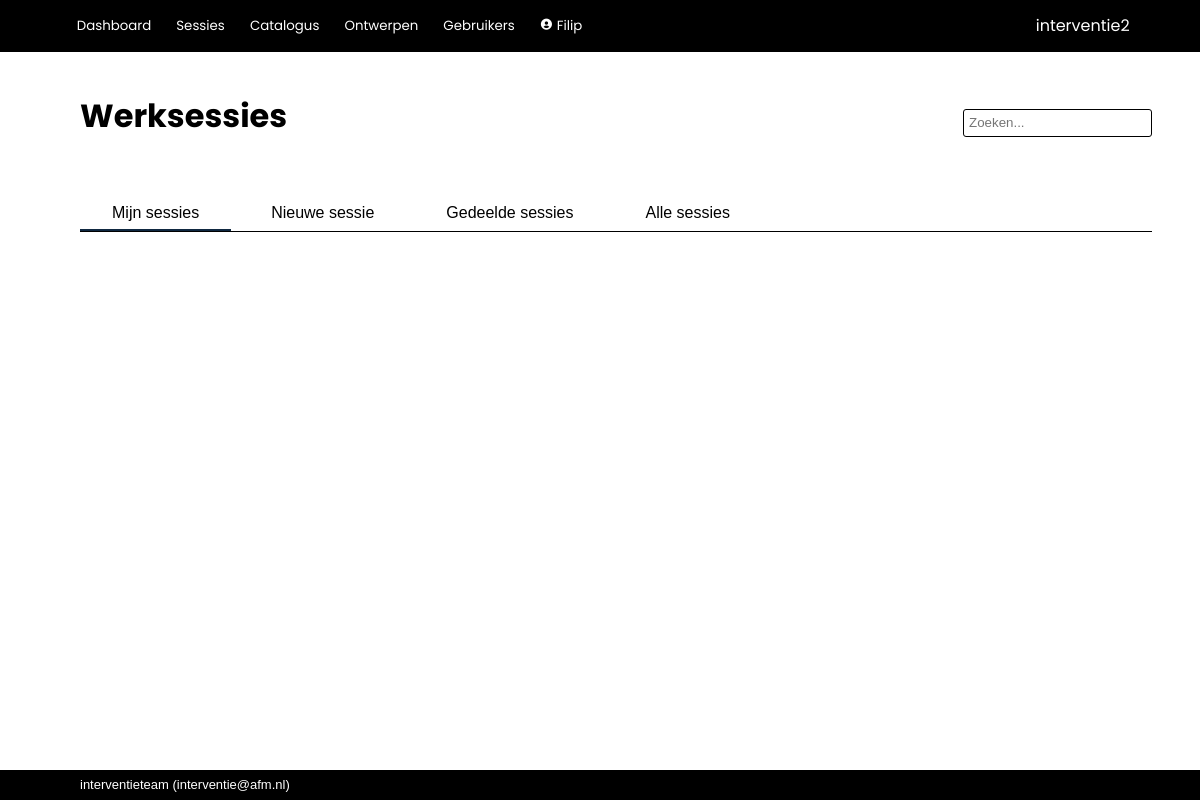
/worksessions (signed in), run on an earlier commit of the app's database.
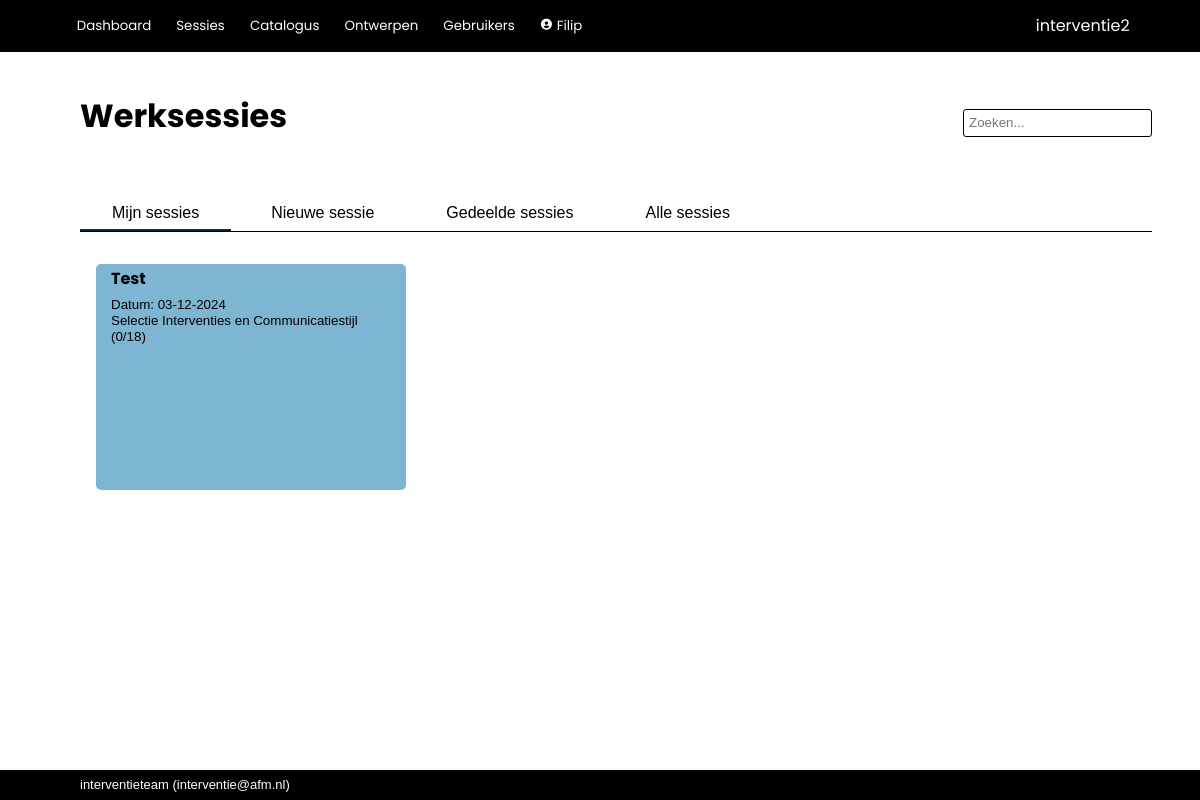
And on a later commit of the database.
### interventie2/models.py (models this page shows, shortened)
class User(db.Model, UserMixin):
    __tablename__ = 'users'
    id            = db.Column(db.Integer, primary_key=True)
    name          = db.Column(db.String(80), nullable=False, unique=True)
    password      = db.Column(db.String(200), nullable=False)
    role_id       = db.Column(db.Integer, db.ForeignKey('roles.id'), nullable=False, default=4) #references roles.id
    description   = db.Column(db.String(2000), nullable=False, default="")
    email         = db.Column(db.String(254))
    link          = db.Column(db.String(1000))
    active        = db.Column(db.Boolean, nullable=False, default=True)
    date_created  = db.Column(db.DateTime(timezone=True), server_default=func.now())
    last_seen     = db.Column(db.DateTime(timezone=True), server_default=func.now())
    role = relationship('Role')
    messages = relationship('Message', back_populates='recipient', foreign_keys="Message.recipient_id", cascade='all, delete-orphan')
    messages_sent = relationship('Message', back_populates='sender', foreign_keys="Message.sender_id")
    worksession = relationship('Worksession', back_populates='creator')
    plan = relationship('Plan', back_populates='creator')
    allowed_worksessions = relationship('Worksession', secondary='worksession_access', back_populates='allowed_users')
    owned_instruments = relationship('Instrument', back_populates='owner')
    def unread_messages(self):
        return sum(1 for message in self.messages if (message.unread) and (message.deliver_after.date() <= date.today()))
    def unread_message_alert(self):
        return self.unread_messages() > 0

class Worksession(db.Model):
    __tablename__ = 'worksessions'
    id            = db.Column(db.Integer, primary_key=True)
    name          = db.Column(db.String(100), nullable=False)
    date_modified = db.Column(db.DateTime(timezone=True), server_default=func.now())
    parent_id     = db.Column(db.Integer, db.ForeignKey('worksessions.id'))
    child_description = db.Column(db.String(2000), nullable=False, default="")
    participants  = db.Column(db.String(500), nullable=False, default="")
    date          = db.Column(db.DateTime(timezone=True))
    project_number= db.Column(db.String(100))
    description   = db.Column(db.String(2000), nullable=False, default="")
    effect        = db.Column(db.String(2000), nullable=False, default="")
    link_to_page  = db.Column(db.String(1000), nullable=False, default="")
    show_instruments = db.Column(db.Boolean, default=True)
    mark_top_instruments = db.Column(db.Integer, nullable=False, default=1)
    show_rest_instruments = db.Column(db.Boolean, default=False)
    show_tags     = db.Column(db.Boolean, default=True)
    presenter_mode_zoom = db.Column(db.Numeric(3,2), nullable=False, default=1.25)
    presenter_mode_color_title = db.Column(db.String(7))
    presenter_mode_text_color_title = db.Column(db.String(7))
    presenter_mode_color_nav = db.Column(db.String(7))
    presenter_mode_text_color = db.Column(db.String(7))
    presenter_mode_text_color_nav = db.Column(db.String(7))
    presenter_mode_color_coll = db.Column(db.String(7))
    presenter_mode_text_color_coll = db.Column(db.String(7))
    presenter_mode_color_highlight = db.Column(db.String(7))
    presenter_mode_text_color_highlight = db.Column(db.String(7))
    presenter_mode_text_color_heading = db.Column(db.String(7))
    presenter_mode_background_color1 = db.Column(db.String(7))
    presenter_mode_background_color2 = db.Column(db.String(7))
    archived      = db.Column(db.Boolean, default=False)
    question_set_id = db.Column(db.Integer, db.ForeignKey('question_sets.id'))
    process_id    = db.Column(db.Integer, db.ForeignKey('processes.id'), nullable=False, default=1)
    enable_voting = db.Column(db.Boolean, default=False)
    voting_key    = db.Column(db.String(6), nullable=False, default=generate_secret_key(6))
    creator_id    = db.Column(db.Integer, db.ForeignKey('users.id'))
    secret_key    = db.Column(db.String(20), nullable=False, default=generate_secret_key())
    parent = relationship('Worksession', remote_side=[id], backref='children')
    creator = relationship('User', back_populates='worksession')
    allowed_users = relationship('User', secondary='worksession_access', back_populates='allowed_worksessions')
    answers = relationship('Answer', back_populates='worksession', cascade='all, delete-orphan')
    votes = relationship('Votes', back_populates='worksession', cascade='all, delete-orphan')
    question_set = relationship('QuestionSet')
    process = relationship('Process')
    plan = relationship('Plan', back_populates='worksession', cascade='all, delete-orphan')
    def completion(self, perc=False, raw=False, dec=0):
        given_answers = 0
        for a in self.answers:
            if a.completed():
                given_answers += 1
        if perc:
            return f'{round((given_answers/(1.0*self.question_set.size()))*100,dec)}%'
        if raw:
            return given_answers/(1.0*self.question_set.size())
        return f'{given_answers}/{self.question_set.size()}'

class QuestionSet(db.Model):
    __tablename__ = 'question_sets'
    id            = db.Column(db.Integer, primary_key=True)
    name          = db.Column(db.String(500), nullable=False)
    description   = db.Column(db.String(2000), nullable=False, default="")
    owner_id      = db.Column(db.Integer, db.ForeignKey('users.id'), nullable=False) #references users.id
    date_created  = db.Column(db.DateTime(timezone=True), server_default=func.now())
    date_modified = db.Column(db.DateTime(timezone=True), server_default=func.now())
    default_process_id = db.Column(db.Integer, db.ForeignKey('processes.id'), nullable=False, default=1)
    default_instruments_visible = db.Column(db.Boolean, nullable=False, default=True)
    default_tags_visible = db.Column(db.Boolean, nullable=False, default=False)
    default_allow_weights = db.Column(db.Boolean, nullable=False, default=False)
    color         = db.Column(db.String(7))
    text_color    = db.Column(db.String(7))
    forbidden_tags = relationship('Tag', secondary='question_set_forbidden_tags')
    mandatory_tags = relationship('Tag', secondary='question_set_mandatory_tags')
    owner = relationship('User')
    default_process = relationship('Process')
    questions = relationship('Question', cascade='all, delete-orphan')
    worksessions = relationship('Worksession', back_populates='question_set', cascade='all, delete-orphan')
    def size(self):
        s = 0
        for question in self.questions:
            if not question.is_category:
                s += 1
        return s

class Question(db.Model):
    __tablename__ = 'questions'
    id            = db.Column(db.Integer, primary_key=True)
    name          = db.Column(db.String(500), nullable=False)
    description   = db.Column(db.String(2000), nullable=False, default="")
    question_set_id = db.Column(db.Integer, db.ForeignKey('question_sets.id'))  #references question_sets.id
    allow_motivation = db.Column(db.Boolean, nullable=False, default=True)
    allow_choice  = db.Column(db.Boolean, nullable=False, default=True)
    allow_multiselect = db.Column(db.Boolean, nullable=False, default=False)
    allow_weight  = db.Column(db.Boolean, nullable=False, default=False)
    order         = db.Column(db.Integer, nullable=False, default=100)
    required_active_tags = relationship('Tag', secondary='question_required_tags')
    options = relationship('Option', cascade='all, delete-orphan')
    question_set = relationship('QuestionSet', back_populates='questions')
    @hybrid_property
    def is_category(self):
        return (not(self.allow_motivation or self.allow_choice))

### interventie2/main/routes.py (the view)
@main.route('/worksessions', methods=['GET', 'POST'])
@login_required
def worksessions():
	worksessions = Worksession.query.order_by(Worksession.date)
	question_sets =  QuestionSet.query.order_by(QuestionSet.name)
	return render_template('main/worksessions.html',
						worksessions=worksessions,
						question_sets=question_sets,)

### interventie2/models.py (called while the page is built)
@login_manager.user_loader
def load_user(user_id):
    return User.query.get(user_id)

### interventie2/main/templates/main/worksessions.html (shortened to what this page needs)
{% extends 'base.html' %}
{% block page_title %}
Werksessies
{% endblock %}
{% block tabs %}
    <button class="tablinks" onclick="switch_tab(event, 'ws_owned')" id="defaultOpen">Mijn sessies</button>
    <button class="tablinks" onclick="switch_tab(event, 'ws_new')" id="defaultOpen">Nieuwe sessie</button>
    <button class="tablinks" onclick="switch_tab(event, 'ws_shared')">Gedeelde sessies</button>
    <button class="tablinks" onclick="switch_tab(event, 'ws_all')">Alle sessies</button>
{% endblock %}
{% block body %}
<div id="ws_owned" class="tabcontent">
    <div class="card_area">
        {% for worksession in worksessions | selectattr('parent', 'none') %}
            {% if worksession.archived == false %}
                {% if current_user in worksession.allowed_users or current_user.role.see_all_worksessions %}
                    {% if current_user == worksession.creator %}
                    <a href="{{url_for('main.show_worksession', worksession_id=worksession.id)}}">
                        <div class="card" style="background-color:{{ worksession.question_set.color }}; color:{{ worksession.question_set.text_color }}">
                            <div class="card_title">
                                {{ worksession.name}}
                            </div>
                            <div class="card_info">
                                <p>Datum: {{ worksession.date.strftime('%d-%m-%Y') }}</p>
                                <p>{{ worksession.question_set.name }} ({{ worksession.completion() }})</p>
                            </div>
                            <div class="card_description">
                            </div>
                        </div>
                    </a>
                    {% endif %}
                {% endif %}
            {% endif %}
        {% endfor %}
    </div>
</div>
{% endblock %}

### interventie2/templates/base.html (shortened to what this page needs)
<!DOCTYPE html>
<html lang="en">
    <head>
        <link rel="stylesheet" href="{{ url_for('static', filename='css/styles.css')}}">
        <link href="https://unpkg.com/boxicons@2.1.2/css/boxicons.min.css" rel="stylesheet">
    </head>
    <body>
        {% import 'jinja_macros.html' as macro %}
        <header>
            <div class="logo">{{ config['APP_NAME'] }}</div>
            <div class="modes">
                {% if current_user.is_authenticated %}
                    <button>
                        <a href="{{ url_for('main.index') }}">Dashboard</a>
                    </button>
                    <button>
                        <a href="{{ url_for('main.worksessions') }}">Sessies</a>
                    </button>
                    <button>
                        <a href="{{ url_for('catalog.index') }}">Catalogus</a>
                    </button>
                    {% if current_user.role.edit_questionnaire %}
                        <button>
                            <a href="{{ url_for('tools.index') }}">Ontwerpen</a>
                        </button>
                    {% endif %}
                    {% if current_user.role.edit_users %}
                        <button>
                            <a href="{{ url_for('admin.index') }}">Gebruikers</a>
                        </button>
                    {% endif %}
                    <button>
                        <a href="{{ url_for('admin.user', id=current_user.id) }}"><i class='bx bxs-user-circle'></i>
                            {{ current_user.name }}
                        </a>
                    </button>
                {% else %}
                    <button>
                        <a href="{{ url_for('main.login') }}">Login</a>
                    </button>
                {% endif %}
            </div>
        </header>
        <nav>
            <div class="title">{% block page_title %}{% endblock %}</div>
            {% if current_user.is_authenticated %}
                <form action="/analysis/search" method="get" class="search">
                    <input id="search" type="search"  name="q" value="{{ request.args.get('q') or '' }}" placeholder="Zoeken...">
                </form>
            {% endif %}
            <div class="tabs">{% block tabs %}{% endblock %}</div>
        </nav>
        <main>
            <section>{% block body %}{% endblock %}</section>
        </main>
        <footer>{{ config['MAINTAINER'] }} (<a href="mailto:{{ config['MAINTAINER_EMAIL'] }}">{{ config['MAINTAINER_EMAIL'] }}</a>)</footer>
    </body>
</html>

### interventie2/static/css/styles.css (style rules this page uses)
:root { --dark-blue: #0f2841; --light-blue: #0e9ed5; --green: #3b7d23; --red: red; --highlight: #195fa6; --mid-grey: #0e9ed5; --object: #f0f9ff; --alert: red; --button-bg: #176cc2; --button-fg: white; }
html, body { font-family: sans-serif; line-height: 1.5em; padding: 0px; margin: 0px; }
p { padding-top: 0 !important; padding-bottom: 0 !important; margin-top: 0px; margin-bottom: 0px; }
a { color: inherit; text-decoration: none; }
button { border: 1px solid var(--mid-grey); background-color: var(--button-bg); color: var(--button-fg); min-height: 2.2em; border-radius: 3px; min-width: 7em; padding-left: 1em; padding-right: 1em; margin-bottom: 2px; }
button a { text-decoration: none; }
input { background-color: white;; border: 1px solid var(--mid-grey); font-size: inherit; min-height: 1.7rem; margin-bottom: 2px; }
body { display: grid; height: 100vh; grid-template-rows: min-content min-content auto min-content; grid-template-areas: "header" "nav" "main" "footer"; }
header { grid-area: header; background-color: black; display: grid; grid-template-columns: auto min-content; grid-template-rows: auto; grid-template-areas: "modes logo"; color: white; align-items: center; padding: 0.6rem 4.4rem; font-family: "Poppins", sans-serif; }
header a { text-decoration: none; font-family: "Poppins", sans-serif; }
.logo { grid-area: logo; }
.modes { grid-area: modes; padding: 0px; margin: 0px; }
.modes button { background: inherit; outline: none; cursor: pointer; padding: 0.4rem 0.4rem; margin: 0 0.5rem 0 0; border: none; border-radius: 0px; color: white; font-family: "Poppins", sans-serif; font-size: smaller; min-width: 0; }
.modes a { text-decoration: none; }
nav { grid-area: nav; display: grid; grid-template-columns: 1fr auto; grid-template-areas: "title search" "steps steps" "tabs tabs "; align-items: center; margin: 3rem 3rem 1rem 5rem; }
.title { grid-area: title; font-family: "Poppins", sans-serif; color: black; font-size: xx-large; font-weight: bold; padding: 0 0 1rem 0; line-height: 1em; }
.search { grid-area: search; display: flex; align-items: center; text-decoration: none; border: none; }
.search input { background-color: white;; border: 1px solid black; border-radius: 3px; padding: 5px; font-size: smaller; height: 1.7rem; }
.tabs { grid-area: tabs; display: flex; padding-top: 3rem; overflow: hidden; font-size: inherit; border-bottom: 1px solid black; }
.tabs button { background: inherit; color: black; outline: none; cursor: pointer; padding: 0rem 2rem 0rem 2rem; margin: 0 0.5rem 0 0; border: none; border-radius: 0px; font-size: inherit; width: auto; border-bottom: solid 2px white; }
.tabs button.active_tab { border-bottom: solid 2px var(--dark-blue); }
main { grid-area: main; padding: 1rem 5rem; display: grid; grid-template-columns: min-content 100%; grid-template-areas: "aside section "; overflow-y: auto; }
section { grid-area: section; padding: 0; margin-left: 1rem; margin-right: 1rem; }
footer { grid-area: footer; background-color: black; color: white; align-items: center; padding: 0.2rem 5rem; font-size: small; }
.card_area { display: flex; flex-flow: row wrap; gap: 1rem; padding-bottom: 2rem; }
.tabcontent { width: 100%; }
.card { width: 280px; height: 220px; flex-grow: 0; flex-shrink: 0; background-color: var(--object); color: black; border-radius: 5px; padding: 0.2em 15px 0.2em 15px; overflow: hidden; scrollbar-width: none; animation: fadeInAnimation ease 0.7s; animation-iteration-count: 1; animation-fill-mode: forwards; }
.card_title { font-family: "Poppins", sans-serif; font-weight: bold; flex-grow: 1; padding-bottom: 0.4rem; }
.card_info { font-size: smaller; line-height: 1rem; padding-bottom: 0.4rem; }
.card_description { overflow: hidden; scrollbar-width: none; font-size: smaller; line-height: normal; padding-bottom: 0.4rem; }
.card_area a { text-decoration: none; }

What changed in the data, as far as the page shows it:
added Worksession: name "Test", date "03-12-2024", question_set.name "Selectie Interventies en Communicatiestijl", completion "0/18"
